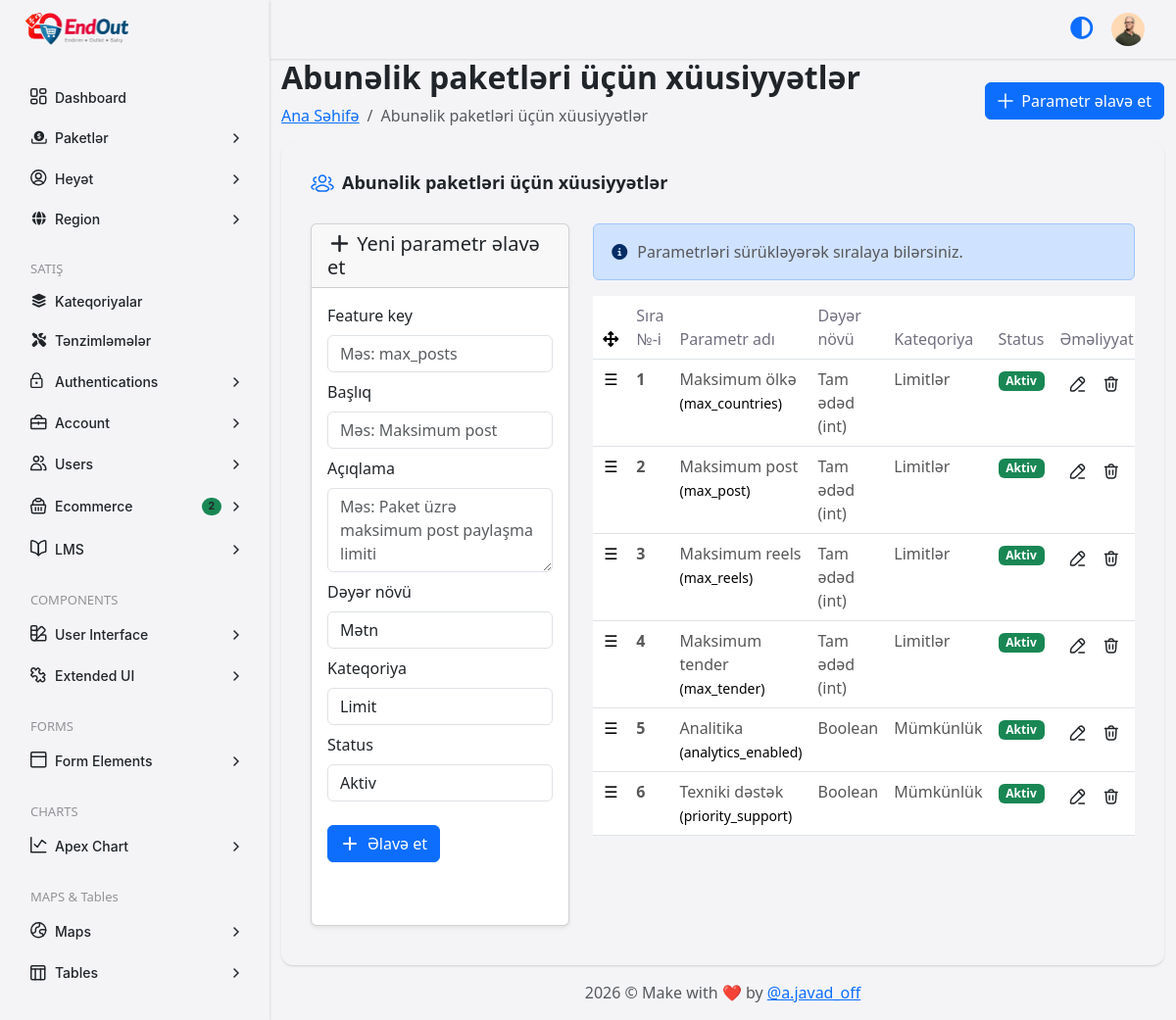
Page /conca/feature-definitions.php (signed in) on the committed database.
### tables this page shows
CREATE TABLE `tbl_settings` (
  `id` int(10) UNSIGNED NOT NULL,
  `confirm_code` varchar(255) DEFAULT NULL,
  `logo` varchar(255) DEFAULT NULL,
  `favicon` varchar(255) DEFAULT NULL,
  `meta_title_home` varchar(255) DEFAULT NULL,
  `meta_keyword_home` text DEFAULT NULL,
  `meta_description_home` text DEFAULT NULL,
  `meta_img` varchar(255) DEFAULT NULL,
  `contact_email` varchar(255) DEFAULT NULL,
  `contact_phone` varchar(100) DEFAULT NULL,
  `contact_address` text DEFAULT NULL,
  `contact_map` text DEFAULT NULL,
  `base_url` varchar(255) DEFAULT NULL,
  `admin_url` varchar(255) DEFAULT NULL,
  `time_zone` varchar(100) DEFAULT 'Asia/Baku',
  `google_client_id` text DEFAULT NULL,
  `google_client_secret` text DEFAULT NULL,
  `maintenance` tinyint(1) NOT NULL DEFAULT 0,
  `created_at` timestamp NULL DEFAULT current_timestamp(),
  `updated_at` timestamp NULL DEFAULT current_timestamp() ON UPDATE current_timestamp()
);

CREATE TABLE `tbl_user` (
  `id` int(10) UNSIGNED NOT NULL,
  `full_name` varchar(255) NOT NULL,
  `email` varchar(255) NOT NULL,
  `phone` varchar(50) DEFAULT NULL,
  `password` varchar(255) NOT NULL,
  `photo` varchar(255) DEFAULT NULL,
  `role` varchar(255) NOT NULL DEFAULT 'Admin',
  `status` enum('Active','Deactive','','') NOT NULL DEFAULT 'Active',
  `created_at` timestamp NULL DEFAULT current_timestamp(),
  `updated_at` timestamp NULL DEFAULT current_timestamp() ON UPDATE current_timestamp()
);

CREATE TABLE `feature_definitions` (
  `id` int(10) UNSIGNED NOT NULL,
  `feature_key` varchar(100) NOT NULL,
  `title` varchar(255) NOT NULL,
  `description` text DEFAULT NULL,
  `value_type` enum('bool','int','decimal','string','json') NOT NULL,
  `category` varchar(100) DEFAULT NULL,
  `sort_order` int(11) NOT NULL DEFAULT 0,
  `is_active` tinyint(1) NOT NULL DEFAULT 1,
  `created_at` datetime NOT NULL DEFAULT current_timestamp(),
  `updated_at` datetime DEFAULT NULL ON UPDATE current_timestamp()
);

### conca/feature-definitions.php (the view, shortened to what the rows shown need)
<?php include("inc/config.php"); ?>
<!DOCTYPE html>
<html lang="az">
<head>
    <?php include("inc/head.php"); ?>
</head>
<body>
    <div class="app-main">
        <div id="app-wrapper" class="app-wrapper d-flex flex-column align-items-stretch min-vh-100">
            <?php include("inc/sidebar.php"); ?>
            <?php include("inc/navbar.php"); ?>
            <div class="app-content-wrapper py-20 pb-13">
                <div class="container ">
                    <div class="page-header pb-7 d-flex justify-content-between align-items-center gap-6 flex-wrap">
                        <div class="">
                            <h2 class="fw-semibold fs-7">Abunəlik paketləri üçün xüusiyyətlər</h2>
                        </div>
                    </div>
                    <div class="page-content">
                        <div class="row">
                            <div class="col-12">
                                <div class="pure-card rounded-custom card-bg shadow-custom">
                                    <div class="pure-card-body">
                                        <div class="row">
                                            <div class="col-lg-8">
                                                <div class="table-responsive">
                                                    <table class="table">
                                                        <thead>
                                                            <tr>
                                                                <th width="40">
                                                                    <i
                                                                        class="fa-solid fa-arrows-up-down-left-right"></i>
                                                                </th>
                                                                <th scope="col" class="text-custom-paragraph fw-medium">
                                                                    Sıra №-i
                                                                </th>
                                                                <th scope="col" class="text-custom-paragraph fw-medium">
                                                                    Parametr adı
                                                                </th>
                                                                 <th scope="col" class="text-custom-paragraph fw-medium">
                                                                    Dəyər növü
                                                                </th>
                                                                <th scope="col" class="text-custom-paragraph fw-medium">
                                                                    Kateqoriya
                                                                </th>
                                                                <th scope="col" class="text-custom-paragraph fw-medium">
                                                                    Status
                                                                </th>
                                                                <th scope="col" class="text-custom-paragraph fw-medium">
                                                                    Əməliyyat
                                                                </th>
                                                            </tr>
                                                        </thead>
                                                        <tbody id="sortable-features">
                                                            <?php
                                                            $statement = $pdo->prepare("
                                                            SELECT id, feature_key, title, description, value_type, category, sort_order, is_active
                                                            FROM feature_definitions
                                                            ORDER BY sort_order ASC
                                                        ");
                                                            $statement->execute();
                                                            $result = $statement->fetchAll(PDO::FETCH_ASSOC);
                                                            foreach ($result as $row) {
                                                                ?>
                                                                <tr data-id="<?= $row['id']; ?>">
                                                                    <td class="drag-handle text-center" style="cursor:move">
                                                                        ☰
                                                                    </td>
                                                                    <td>
                                                                        <span class="text-custom-body fw-bolder">
                                                                            <?= $row['sort_order']; ?>
                                                                        </span>
                                                                    </td>
                                                                    <td>
                                                                        <span class="text-custom-body">
                                                                            <?= $row['title']; ?>
                                                                        </span>
                                                                        <br>
                                                                        <small>
                                                                            (<?= $row['feature_key']; ?>)
                                                                        </small>
                                                                    </td>
                                                                    <td>
                                                                        <span class="text-custom-body">
                                                                            <?php
                                                                            if($row['value_type'] == 'int'){
                                                                                echo 'Tam ədəd (int)';
                                                                            } elseif ($row['value_type'] == 'decimal') {
                                                                                echo 'Onluq ədəd (decimal)';
                                                                            } elseif ($row['value_type'] == 'sting') {
                                                                                echo 'Mətn';
                                                                            } elseif ($row['value_type'] == 'bool') {
                                                                                echo 'Boolean';
                                                                            } elseif ($row['value_type'] == 'JSON') {
                                                                                echo 'JSON';
                                                                            }
                                                                            ?>
                                                                        </span>
                                                                    </td>
                                                                    <td>
                                                                        <span class="text-custom-body">
                                                                            <?php
                                                                            if ($row['category'] == 'limit') {
                                                                                echo 'Limitlər';
                                                                            } else {
                                                                                echo 'Mümkünlük';
                                                                            }
                                                                            ?>
                                                                        </span>
                                                                    </td>
                                                                    <td>
                                                                        <?php if ($row['is_active'] == 1) { ?>
                                                                            <span class="badge bg-success">
                                                                                Aktiv
                                                                            </span>
                                                                        <?php } else { ?>
                                                                            <span class="badge bg-danger">
                                                                                Deaktiv
                                                                            </span>
                                                                        <?php } ?>
                                                                    </td>
                                                                    <td>
                                                                        <div class="d-flex align-items-center">
                                                                            <a href="feature-edit.php?fid=<?= $row['id']; ?>"
                                                                                class="btn btn-sm btn-icon btn-icon-secondary rounded-pill"
                                                                                type="button" data-bs-toggle="tooltip"
                                                                                data-bs-placement="top"
                                                                                data-bs-original-title="Redaktə et">
                                                                            </a>
                                                                            <a href="api/delete/feature_definitions.php?fid=<?= $row['id']; ?>"
                                                                                class="btn btn-sm btn-icon btn-icon-secondary rounded-pill delete-btn"
                                                                                type="button" data-bs-toggle="tooltip"
                                                                                data-bs-placement="top"
                                                                                data-bs-original-title="Sil"
                                                                                data-feature-name="<?= $row['title']; ?>">
                                                                            </a>
                                                                        </div>
                                                                    </td>
                                                                </tr>
                                                            <?php } ?>
                                                        </tbody>
                                                    </table>
                                                </div>
                                            </div>
                                        </div>
                                    </div>
                                </div>
                            </div>
                        </div>
                    </div>
                </div>
            </div>
        </div>
    </div>
</body>
</html>

### conca/inc/sidebar.php (shortened to what the rows shown need)
<div id="app-sidebar" class="app-sidebar overflow-hidden">
    <div class="app-sidebar-wrapper">
        <div class="app-sidebar-header d-flex align-items-center justify-content-between">
            <a href="index.html" class="app-sidebar-logo">
                <img class="app-main-logo logo-black" width="105"
                    src="<?php echo $base_url; ?>assets/img/logo/<?= $logo; ?>" alt="Conca">
            </a>
        </div>
    </div>
</div>

### conca/inc/navbar.php (shortened to what the rows shown need)
<?php
$statement = $pdo->prepare("SELECT * FROM tbl_user WHERE id=?");
$statement->execute(array($_SESSION['user']['id']));
$statement->rowCount();
$result_user = $statement->fetchAll(PDO::FETCH_ASSOC);
foreach ($result_user as $row_user) {
    $user_photo = $row_user['photo'];
}
?>
<div class="app-header bg-card py-2 px-4 px-md-6 d-flex align-items-center">
    <div class="row align-items-center w-100 gx-0">
        <div class="col-12">
            <ul class="navbar-nav flex-row align-items-center justify-content-end">
                <li class="header-nav-item header-user me-2 ms-2">
                    <a class="header-nav-link" href="javascript:void(0);" data-bs-toggle="dropdown">
                        <img src="assets/img/avatar/<?php echo $user_photo; ?>" alt="" width="34" height="34"
                            class="rounded-circle">
                    </a>
                </li>
            </ul>
        </div>
    </div>
</div>

### rows in the picture
tbl_settings: base_url+logo (picture)
tbl_user: photo (picture)
feature_definitions: sort_order "1", title "Maksimum ölkə", feature_key "max_countries", value_type "Tam ədəd (int)", category "Limitlər", is_active "Aktiv"
feature_definitions: sort_order "2", title "Maksimum post", feature_key "max_post", value_type "Tam ədəd (int)", category "Limitlər", is_active "Aktiv"
feature_definitions: sort_order "3", title "Maksimum reels", feature_key "max_reels", value_type "Tam ədəd (int)", category "Limitlər", is_active "Aktiv"
feature_definitions: sort_order "4", title "Maksimum tender", feature_key "max_tender", value_type "Tam ədəd (int)", category "Limitlər", is_active "Aktiv"
feature_definitions: sort_order "5", title "Analitika", feature_key "analytics_enabled", value_type "Boolean", category "Mümkünlük", is_active "Aktiv"
feature_definitions: sort_order "6", title "Texniki dəstək", feature_key "priority_support", value_type "Boolean", category "Mümkünlük", is_active "Aktiv"
